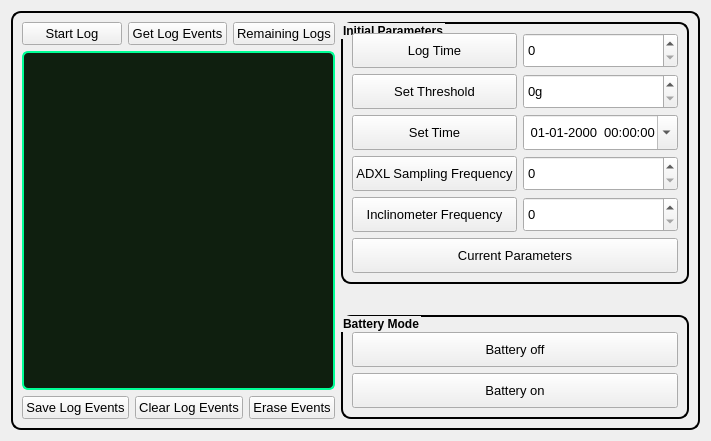
      <widget class="QWidget" name="tab_settings">
       <attribute name="title">
        <string>Settings</string>
       </attribute>
       <layout class="QGridLayout" name="gridLayout_6">
        <item row="0" column="0">
         <widget class="QGroupBox" name="groupBox_logEvents">
          <property name="styleSheet">
           <string notr="true">QGroupBox {
    border: 2px solid black;
    border-radius: 10px;
    background: qradialgradient(
        cx: 0.5, cy: 0.5, radius: 0.9,
        fx: 0.5, fy: 0.5,
        stop: 0 rgba(57, 255, 20, 60),   /* brighter center */
        stop: 1 rgba(57, 255, 20, 15)    /* fades softly to edges */
    );
}
</string>
          </property>
          <layout class="QHBoxLayout" name="horizontalLayout_6">
           <item>
            <layout class="QHBoxLayout" name="horizontalLayout_5">
             <item>
              <layout class="QVBoxLayout" name="verticalLayout_2">
               <item>
                <layout class="QHBoxLayout" name="horizontalLayout_4">
                 <item>
                  <widget class="QPushButton" name="pushButton_startLog">
                   <property name="font">
                    <font>
                     <pointsize>10</pointsize>
                    </font>
                   </property>
                   <property name="text">
                    <string>Start Log</string>
                   </property>
                  </widget>
                 </item>
                 <item>
                  <widget class="QPushButton" name="pushButton_getLogEvents">
                   <property name="font">
                    <font>
                     <pointsize>10</pointsize>
                    </font>
                   </property>
                   <property name="text">
                    <string>Get Log Events</string>
                   </property>
                  </widget>
                 </item>
                 <item>
                  <widget class="QPushButton" name="pushButton_remainingLogs">
                   <property name="minimumSize">
                    <size>
                     <width>0</width>
                     <height>0</height>
                    </size>
                   </property>
                   <property name="font">
                    <font>
                     <pointsize>10</pointsize>
                    </font>
                   </property>
                   <property name="text">
                    <string>Remaining Logs</string>
                   </property>
                  </widget>
                 </item>
                </layout>
               </item>
               <item>
                <widget class="QTableWidget" name="tableWidget_getLogEvents">
                 <property name="font">
                  <font>
                   <family>Segoe UI</family>
                   <pointsize>10</pointsize>
                   <weight>75</weight>
                   <bold>true</bold>
                  </font>
                 </property>
                 <property name="styleSheet">
                  <string notr="true"> QTableWidget {
        background-color: #0F1F0F;                /* deep green background */
        alternate-background-color: #162C16;     /* subtle dark alternate row */
        color: #FFFF66;                           /* bold yellow text */
        gridline-color: #2C4C2C;                 /* subtle grid lines */
        border: 2px solid #00FF96;               /* neon border */
        border-radius: 6px;
        selection-background-color: #004C3F;     /* dark teal when selected */
        selection-color: #FFFFFF;
        font-family: 'Segoe UI';
        font-size: 10pt;
		font-weight: bold;
    }

    QHeaderView::section {
        background-color: #00B86B;               /* green gradient header */
        color: black;
        font-weight: bold;
        border: 1px solid #00FF96;
        padding: 4px;
        font-size: 9.5pt;
    }

    QHeaderView::section:horizontal {
        background-color: qlineargradient(
            x1:0, y1:0, x2:0, y2:1,
            stop:0 #00FF96, stop:1 #007A4B
        );
        color: #000000;
        font-weight: bold;
    }

    QHeaderView::section:vertical {
        background-color: #006644;
        color: white;
    }

    QScrollBar:vertical {
        border: none;
        background: #0F1F0F;
        width: 10px;
        margin: 0px;
    }

    QScrollBar::handle:vertical {
        background: #00FF96;
        min-height: 20px;
        border-radius: 4px;
    }

    QScrollBar::handle:vertical:hover {
        background: #54AA33;
    }

    QScrollBar::add-line:vertical,
    QScrollBar::sub-line:vertical {
        background: none;
        border: none;
    }

    QTableCornerButton::section {
        background-color: #00B86B;
        border: 1px solid #00FF96;
    }</string>
                 </property>
                </widget>
               </item>
               <item>
                <layout class="QHBoxLayout" name="horizontalLayout_2">
                 <item>
                  <widget class="QPushButton" name="pushButton_saveLogPlots">
                   <property name="sizePolicy">
                    <sizepolicy hsizetype="Minimum" vsizetype="Preferred">
                     <horstretch>0</horstretch>
                     <verstretch>0</verstretch>
                    </sizepolicy>
                   </property>
                   <property name="font">
                    <font>
                     <pointsize>10</pointsize>
                    </font>
                   </property>
                   <property name="text">
                    <string>Save Log Events</string>
                   </property>
                  </widget>
                 </item>
                 <item>
                  <widget class="QPushButton" name="pushButton_clearLogPlots">
                   <property name="sizePolicy">
                    <sizepolicy hsizetype="Minimum" vsizetype="Preferred">
                     <horstretch>0</horstretch>
                     <verstretch>0</verstretch>
                    </sizepolicy>
                   </property>
                   <property name="font">
                    <font>
                     <pointsize>10</pointsize>
                    </font>
                   </property>
                   <property name="text">
                    <string>Clear Log Events</string>
                   </property>
                  </widget>
                 </item>
                 <item>
                  <widget class="QPushButton" name="pushButton_erase">
                   <property name="sizePolicy">
                    <sizepolicy hsizetype="Minimum" vsizetype="Preferred">
                     <horstretch>0</horstretch>
                     <verstretch>0</verstretch>
                    </sizepolicy>
                   </property>
                   <property name="font">
                    <font>
                     <pointsize>10</pointsize>
                    </font>
                   </property>
                   <property name="text">
                    <string>Erase Events</string>
                   </property>
                  </widget>
                 </item>
                </layout>
               </item>
              </layout>
             </item>
             <item>
              <layout class="QVBoxLayout" name="verticalLayout_4" stretch="1,0,1">
               <item>
                <widget class="QGroupBox" name="groupBox_2">
                 <property name="font">
                  <font>
                   <weight>75</weight>
                   <bold>true</bold>
                  </font>
                 </property>
                 <property name="styleSheet">
                  <string notr="true"/>
                 </property>
                 <property name="title">
                  <string>Initial Parameters</string>
                 </property>
                 <layout class="QGridLayout" name="gridLayout_5">
                  <item row="3" column="0">
                   <widget class="QPushButton" name="pushButton_ADXLfrequency">
                    <property name="sizePolicy">
                     <sizepolicy hsizetype="Preferred" vsizetype="Preferred">
                      <horstretch>0</horstretch>
                      <verstretch>0</verstretch>
                     </sizepolicy>
                    </property>
                    <property name="minimumSize">
                     <size>
                      <width>0</width>
                      <height>35</height>
                     </size>
                    </property>
                    <property name="font">
                     <font>
                      <pointsize>10</pointsize>
                     </font>
                    </property>
                    <property name="text">
                     <string>ADXL Sampling Frequency</string>
                    </property>
                   </widget>
                  </item>
                  <item row="3" column="1">
                   <widget class="QSpinBox" name="spinBox_samplingfrequency">
                    <property name="minimumSize">
                     <size>
                      <width>0</width>
                      <height>35</height>
                     </size>
                    </property>
                    <property name="font">
                     <font>
                      <pointsize>10</pointsize>
                     </font>
                    </property>
                    <property name="styleSheet">
                     <string notr="true"/>
                    </property>
                   </widget>
                  </item>
                  <item row="2" column="1">
                   <widget class="QDateTimeEdit" name="dateTimeEdit">
                    <property name="minimumSize">
                     <size>
                      <width>0</width>
                      <height>35</height>
                     </size>
                    </property>
                    <property name="font">
                     <font>
                      <pointsize>10</pointsize>
                     </font>
                    </property>
                    <property name="styleSheet">
                     <string notr="true"/>
                    </property>
                    <property name="displayFormat">
                     <string> dd-MM-yyyy  HH:mm:ss</string>
                    </property>
                    <property name="calendarPopup">
                     <bool>true</bool>
                    </property>
                   </widget>
                  </item>
                  <item row="5" column="0" colspan="2">
                   <widget class="QPushButton" name="pushButton_currentParameters">
                    <property name="minimumSize">
                     <size>
                      <width>0</width>
                      <height>35</height>
                     </size>
                    </property>
                    <property name="font">
                     <font>
                      <pointsize>10</pointsize>
                     </font>
                    </property>
                    <property name="text">
                     <string>Current Parameters</string>
                    </property>
                   </widget>
                  </item>
                  <item row="0" column="0">
                   <widget class="QPushButton" name="pushButton_logTime">
                    <property name="sizePolicy">
                     <sizepolicy hsizetype="Preferred" vsizetype="Preferred">
                      <horstretch>0</horstretch>
                      <verstretch>0</verstretch>
                     </sizepolicy>
                    </property>
                    <property name="minimumSize">
                     <size>
                      <width>0</width>
                      <height>35</height>
                     </size>
                    </property>
                    <property name="font">
                     <font>
                      <pointsize>10</pointsize>
                     </font>
                    </property>
                    <property name="text">
                     <string>Log Time</string>
                    </property>
                   </widget>
                  </item>
                  <item row="1" column="0">
                   <widget class="QPushButton" name="pushButton_setthreshold">
                    <property name="sizePolicy">
                     <sizepolicy hsizetype="Preferred" vsizetype="Preferred">
                      <horstretch>0</horstretch>
                      <verstretch>0</verstretch>
                     </sizepolicy>
                    </property>
                    <property name="minimumSize">
                     <size>
                      <width>0</width>
                      <height>35</height>
                     </size>
                    </property>
                    <property name="font">
                     <font>
                      <pointsize>10</pointsize>
                     </font>
                    </property>
                    <property name="text">
                     <string>Set Threshold</string>
                    </property>
                   </widget>
                  </item>
                  <item row="2" column="0">
                   <widget class="QPushButton" name="pushButton_setTime">
                    <property name="sizePolicy">
                     <sizepolicy hsizetype="Preferred" vsizetype="Preferred">
                      <horstretch>0</horstretch>
                      <verstretch>0</verstretch>
                     </sizepolicy>
                    </property>
                    <property name="minimumSize">
                     <size>
                      <width>0</width>
                      <height>35</height>
                     </size>
                    </property>
                    <property name="font">
                     <font>
                      <pointsize>10</pointsize>
                     </font>
                    </property>
                    <property name="text">
                     <string>Set Time</string>
                    </property>
                   </widget>
                  </item>
                  <item row="4" column="1">
                   <widget class="QSpinBox" name="spinBox_Inclinometer">
                    <property name="minimumSize">
                     <size>
                      <width>0</width>
                      <height>35</height>
                     </size>
                    </property>
                    <property name="font">
                     <font>
                      <pointsize>10</pointsize>
                     </font>
                    </property>
                    <property name="styleSheet">
                     <string notr="true"/>
                    </property>
                   </widget>
                  </item>
                  <item row="1" column="1">
                   <widget class="QSpinBox" name="spinBox_threshold">
                    <property name="minimumSize">
                     <size>
                      <width>0</width>
                      <height>35</height>
                     </size>
                    </property>
                    <property name="font">
                     <font>
                      <pointsize>10</pointsize>
                     </font>
                    </property>
                    <property name="styleSheet">
                     <string notr="true"/>
                    </property>
                    <property name="suffix">
                     <string>g</string>
                    </property>
                   </widget>
                  </item>
                  <item row="4" column="0">
                   <widget class="QPushButton" name="pushButton_inclinometerFrequency">
                    <property name="sizePolicy">
                     <sizepolicy hsizetype="Preferred" vsizetype="Preferred">
                      <horstretch>0</horstretch>
                      <verstretch>0</verstretch>
                     </sizepolicy>
                    </property>
                    <property name="minimumSize">
                     <size>
                      <width>0</width>
                      <height>35</height>
                     </size>
                    </property>
                    <property name="font">
                     <font>
                      <pointsize>10</pointsize>
                     </font>
                    </property>
                    <property name="text">
                     <string>Inclinometer Frequency</string>
                    </property>
                   </widget>
                  </item>
                  <item row="0" column="1">
                   <widget class="QSpinBox" name="spinBox_logTime">
                    <property name="minimumSize">
                     <size>
                      <width>0</width>
                      <height>35</height>
                     </size>
                    </property>
                    <property name="font">
                     <font>
                      <pointsize>10</pointsize>
                     </font>
                    </property>
                    <property name="styleSheet">
                     <string notr="true"/>
                    </property>
                   </widget>
                  </item>
                 </layout>
                </widget>
               </item>
               <item>
                <spacer name="verticalSpacer_6">
                 <property name="orientation">
                  <enum>Qt::Vertical</enum>
                 </property>
                 <property name="sizeHint" stdset="0">
                  <size>
                   <width>20</width>
                   <height>25</height>
                  </size>
                 </property>
                </spacer>
               </item>
               <item>
                <widget class="QGroupBox" name="groupBox_3">
                 <property name="sizePolicy">
                  <sizepolicy hsizetype="Preferred" vsizetype="Fixed">
                   <horstretch>0</horstretch>
                   <verstretch>0</verstretch>
                  </sizepolicy>
                 </property>
                 <property name="minimumSize">
                  <size>
                   <width>0</width>
                   <height>35</height>
                  </size>
                 </property>
                 <property name="font">
                  <font>
                   <weight>75</weight>
                   <bold>true</bold>
                  </font>
                 </property>
                 <property name="title">
                  <string>Battery Mode</string>
                 </property>
                 <layout class="QVBoxLayout" name="verticalLayout_3">
                  <property name="topMargin">
                   <number>15</number>
                  </property>
                  <item>
                   <widget class="QPushButton" name="pushButton_off">
                    <property name="sizePolicy">
                     <sizepolicy hsizetype="Preferred" vsizetype="Preferred">
                      <horstretch>0</horstretch>
                      <verstretch>0</verstretch>
                     </sizepolicy>
                    </property>
                    <property name="minimumSize">
                     <size>
                      <width>0</width>
                      <height>35</height>
                     </size>
                    </property>
                    <property name="font">
                     <font>
                      <pointsize>10</pointsize>
                     </font>
                    </property>
                    <property name="text">
                     <string>Battery off</string>
                    </property>
                   </widget>
                  </item>
                  <item>
                   <widget class="QPushButton" name="pushButton_on">
                    <property name="sizePolicy">
                     <sizepolicy hsizetype="Preferred" vsizetype="Preferred">
                      <horstretch>0</horstretch>
                      <verstretch>0</verstretch>
                     </sizepolicy>
                    </property>
                    <property name="minimumSize">
                     <size>
                      <width>0</width>
                      <height>35</height>
                     </size>
                    </property>
                    <property name="font">
                     <font>
                      <pointsize>10</pointsize>
                     </font>
                    </property>
                    <property name="text">
                     <string>Battery on</string>
                    </property>
                   </widget>
                  </item>
                 </layout>
                </widget>
               </item>
              </layout>
             </item>
            </layout>
           </item>
          </layout>
         </widget>
        </item>
       </layout>
      </widget>
